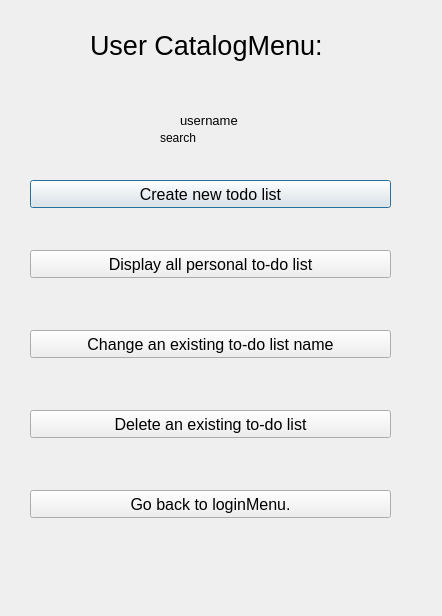
<?xml version="1.0" encoding="UTF-8"?>
<ui version="4.0">
 <class>secondMain</class>
 <widget class="QDialog" name="secondMain">
  <property name="geometry">
   <rect>
    <x>0</x>
    <y>0</y>
    <width>442</width>
    <height>616</height>
   </rect>
  </property>
  <property name="windowTitle">
   <string>Dialog</string>
  </property>
  <widget class="QLabel" name="label">
   <property name="geometry">
    <rect>
     <x>90</x>
     <y>20</y>
     <width>261</width>
     <height>51</height>
    </rect>
   </property>
   <property name="font">
    <font>
     <pointsize>20</pointsize>
    </font>
   </property>
   <property name="text">
    <string>User CatalogMenu:</string>
   </property>
  </widget>
  <widget class="QPushButton" name="pushButton">
   <property name="geometry">
    <rect>
     <x>30</x>
     <y>180</y>
     <width>361</width>
     <height>28</height>
    </rect>
   </property>
   <property name="font">
    <font>
     <pointsize>12</pointsize>
    </font>
   </property>
   <property name="text">
    <string>Create new todo list</string>
   </property>
  </widget>
  <widget class="QPushButton" name="pushButton_2">
   <property name="geometry">
    <rect>
     <x>30</x>
     <y>250</y>
     <width>361</width>
     <height>28</height>
    </rect>
   </property>
   <property name="font">
    <font>
     <pointsize>12</pointsize>
    </font>
   </property>
   <property name="text">
    <string>Display all personal to-do list</string>
   </property>
  </widget>
  <widget class="QPushButton" name="pushButton_3">
   <property name="geometry">
    <rect>
     <x>30</x>
     <y>490</y>
     <width>361</width>
     <height>28</height>
    </rect>
   </property>
   <property name="font">
    <font>
     <pointsize>12</pointsize>
    </font>
   </property>
   <property name="text">
    <string>Go back to loginMenu.</string>
   </property>
  </widget>
  <widget class="QLabel" name="label_2">
   <property name="geometry">
    <rect>
     <x>40</x>
     <y>319</y>
     <width>351</width>
     <height>41</height>
    </rect>
   </property>
   <property name="font">
    <font>
     <pointsize>12</pointsize>
    </font>
   </property>
   <property name="text">
    <string/>
   </property>
  </widget>
  <widget class="QPushButton" name="pushButton_4">
   <property name="geometry">
    <rect>
     <x>30</x>
     <y>330</y>
     <width>361</width>
     <height>28</height>
    </rect>
   </property>
   <property name="font">
    <font>
     <pointsize>12</pointsize>
    </font>
   </property>
   <property name="text">
    <string>Change an existing to-do list name</string>
   </property>
  </widget>
  <widget class="QPushButton" name="pushButton_5">
   <property name="geometry">
    <rect>
     <x>30</x>
     <y>410</y>
     <width>361</width>
     <height>28</height>
    </rect>
   </property>
   <property name="font">
    <font>
     <pointsize>12</pointsize>
    </font>
   </property>
   <property name="text">
    <string>Delete an existing to-do list</string>
   </property>
  </widget>
  <widget class="QLabel" name="label_userdb">
   <property name="geometry">
    <rect>
     <x>180</x>
     <y>100</y>
     <width>91</width>
     <height>41</height>
    </rect>
   </property>
   <property name="font">
    <font>
     <pointsize>10</pointsize>
    </font>
   </property>
   <property name="text">
    <string>username</string>
   </property>
  </widget>
  <widget class="QLabel" name="label_3">
   <property name="geometry">
    <rect>
     <x>160</x>
     <y>130</y>
     <width>55</width>
     <height>16</height>
    </rect>
   </property>
   <property name="text">
    <string>search</string>
   </property>
  </widget>
 </widget>
 <resources/>
 <connections/>
</ui>
